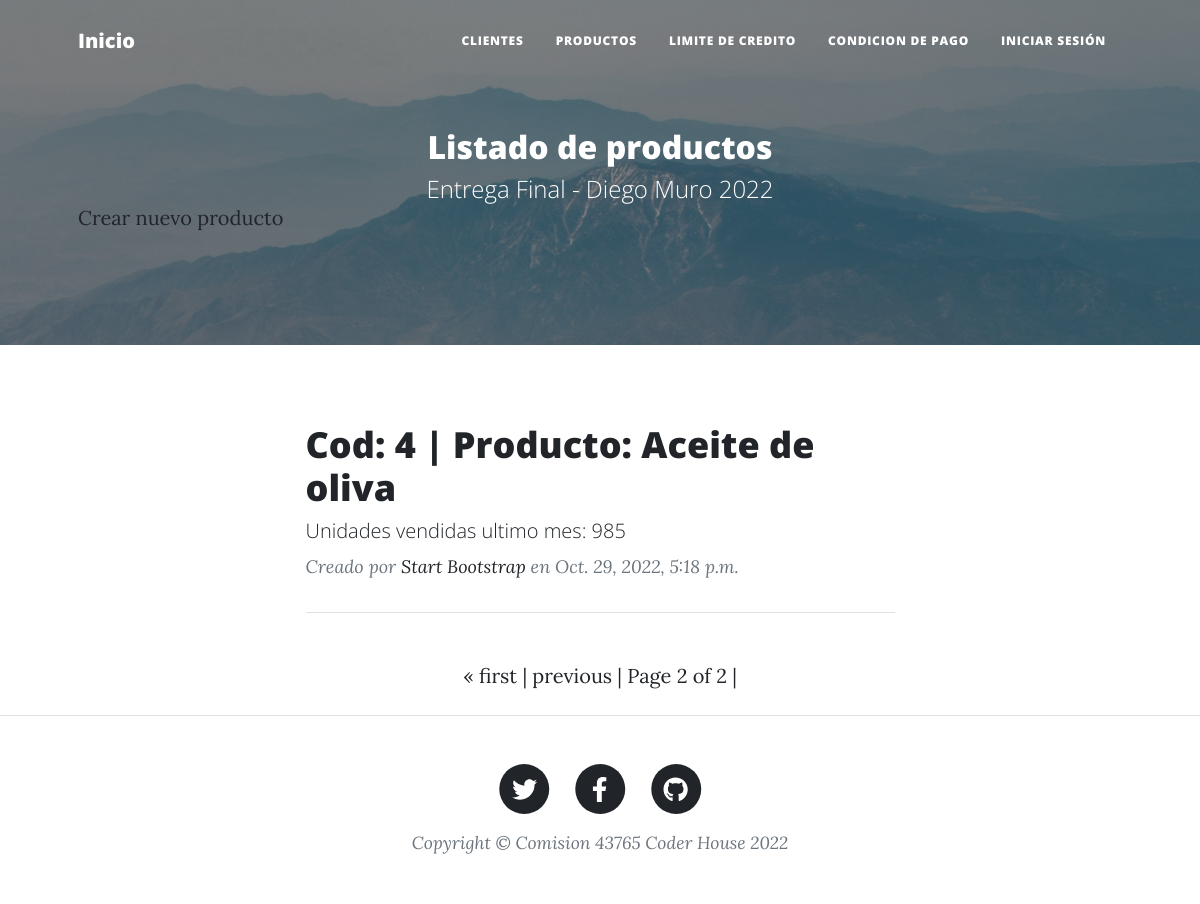
The app's page /product/products/?page=2, older data.
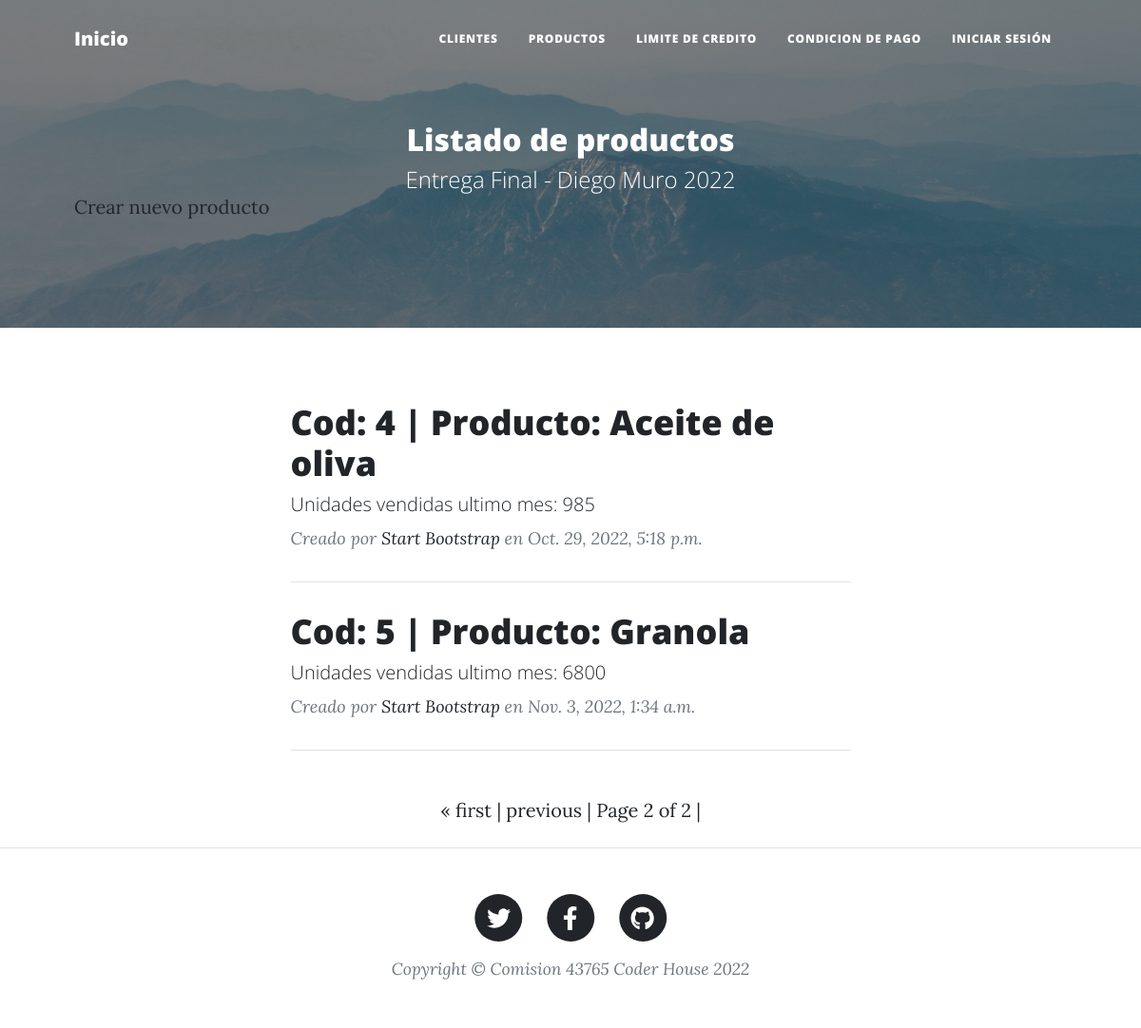
The same page, newer data.
### product/models.py (models this page shows, shortened)
class Product(models.Model):
    code = models.IntegerField()
    description = models.CharField(max_length=40)
    unit_sales = models.IntegerField()
    created_at = models.DateTimeField(auto_now_add=True)
    updated_at = models.DateTimeField(auto_now=True)

### product/views.py (the view)
# urls.py: path("products/", views.ProductListView.as_view(), name="product-list"),
class ProductListView(ListView):
    model = Product
    paginate_by = 3

### product/templates/product/product_list.html (shortened to what this page needs)
{% extends "home/index.html" %}
{% load static %}
{% block tp_final_header %}
    <header class="masthead" style="background-image: url('../../static/home/assets/img/header-light.jpg')">
        <div class="container position-relative px-4 px-lg-5">
            <div class="row gx-4 gx-lg-5 justify-content-center">
                <div class="col-md-15 col-lg-16 col-xl-14">
                    <div class="site-heading">
                        <h2>Listado de productos</h2>
                        <span class="subheading">Entrega Final - Diego Muro 2022</span>
                    </div>
                </div>
            </div>
            <a class="button_custom" href="{% url 'product:product-add' %}">Crear nuevo producto</a>
        </div>
    </header>
{% endblock %}
{% block tp_final_content %}
    {% for product in product_list %}
        <div class="post-preview">
            <a href="{% url 'product:product-detail' product.id %}">
                <h3 class="post-title"> Cod: {{ product.code }} | Producto: {{ product.description }}</h3>
                <h5 class="post-subtitle"> Unidades vendidas ultimo mes: {{ product.unit_sales }}</h5>
            </a>
            <p class="post-meta">
                Creado por
                <a href="#!">Start Bootstrap</a>
                en {{ product.created_at }}
            </p>
        </div>
        <hr class="my-4" />
    {% endfor %}
{% endblock %}

Row changes from the older to the newer data that the page shows:
added Product: code "5", description "Granola", unit_sales "6800", created_at "Nov. 3, 2022, 1:34 a.m."
